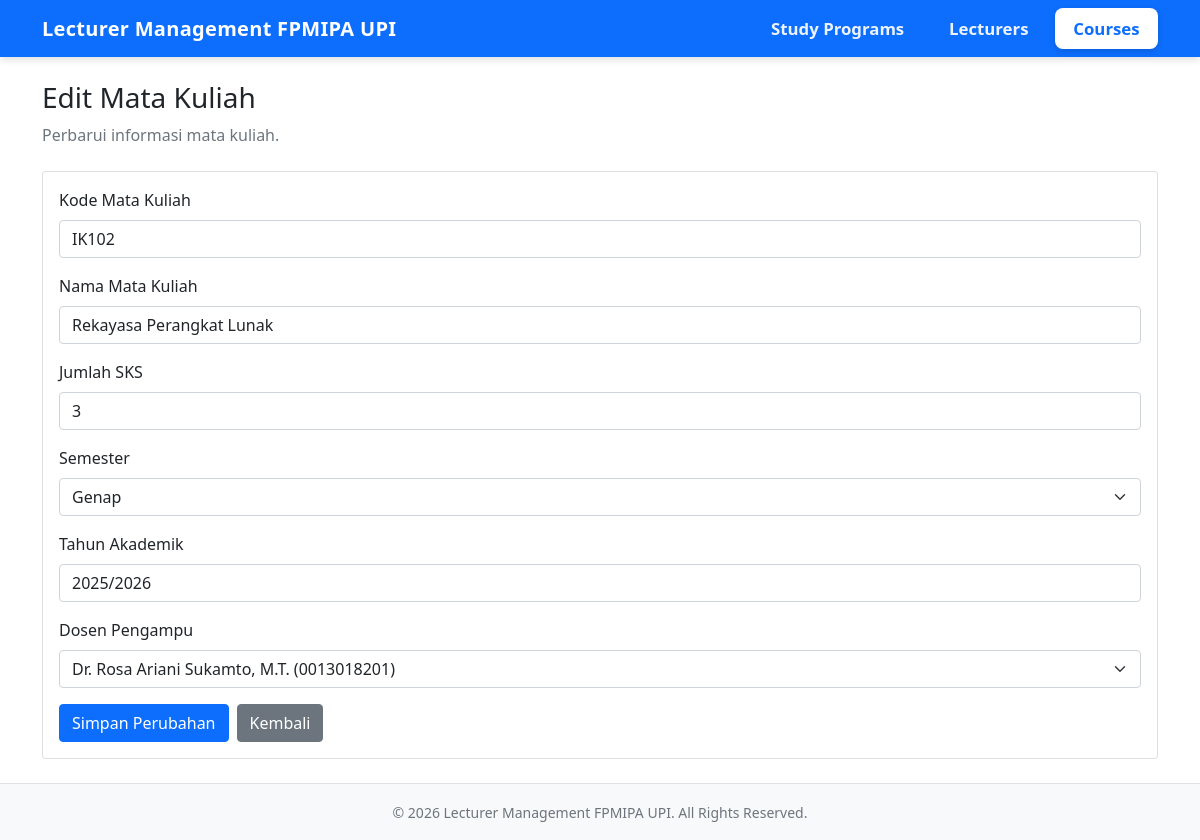
/?page=courses&action=edit&id=2, run on the app's committed database.
### tables this page shows
CREATE TABLE `courses` (
  `id` int(10) unsigned NOT NULL AUTO_INCREMENT,
  `lecturer_id` int(10) unsigned NOT NULL,
  `course_code` varchar(20) NOT NULL,
  `course_name` varchar(100) NOT NULL,
  `credits` int(11) NOT NULL,
  `semester` enum('Ganjil','Genap') NOT NULL,
  `academic_year` varchar(9) NOT NULL,
  PRIMARY KEY (`id`),
  UNIQUE KEY `course_code` (`course_code`),
  KEY `fk_courses_lecturer` (`lecturer_id`),
  CONSTRAINT `fk_courses_lecturer` FOREIGN KEY (`lecturer_id`) REFERENCES `lecturers` (`id`) ON UPDATE CASCADE,
  CONSTRAINT `chk_courses_credits` CHECK (`credits` between 1 and 6)
);

CREATE TABLE `lecturers` (
  `id` int(10) unsigned NOT NULL AUTO_INCREMENT,
  `name` varchar(100) NOT NULL,
  `nidn` varchar(30) NOT NULL,
  `phone` varchar(20) NOT NULL,
  `join_date` date NOT NULL,
  `study_program_id` int(10) unsigned NOT NULL,
  PRIMARY KEY (`id`),
  UNIQUE KEY `nidn` (`nidn`),
  KEY `fk_lecturers_study_program` (`study_program_id`),
  CONSTRAINT `fk_lecturers_study_program` FOREIGN KEY (`study_program_id`) REFERENCES `study_programs` (`id`) ON UPDATE CASCADE
);

### views/Template.php (called while the page is built, shortened)
<?php
class Template {
    public static function render($view, $data = [])
    {
        extract($data, EXTR_SKIP);
        $viewPath = ROOT_PATH . '/templates/' . $view . '.php';
        $realViewPath = realpath($viewPath);
        require ROOT_PATH . '/templates/layouts/header.php';
        require $realViewPath;
        require ROOT_PATH . '/templates/layouts/footer.php';
    }
}

### views/CourseView.php (called while the page is built, shortened)
<?php
require_once __DIR__ . '/Template.php';
class CourseView {
    public static function form($data)
    {
        Template::render('courses/form', $data);
    }
}

### controllers/CourseController.php (called while the page is built, shortened)
<?php
require_once __DIR__ . '/../models/Course.php';
require_once __DIR__ . '/../models/Lecturer.php';
require_once __DIR__ . '/../views/CourseView.php';
class CourseController {
    private $model;
    private $lecturerModel;
    public function __construct()
    {
        $this->model = new Course();
        $this->lecturerModel = new Lecturer();
    }
    public function edit($id)
    {
        $course = $this->model->getById($id);
        $lecturers = $this->lecturerModel->getAllForDropdown();
        CourseView::form([
            'pageTitle'  => 'Edit Mata Kuliah',
            'course'     => $course,
            'lecturers'  => $lecturers,
            'formAction' => BASE_URL . '/?page=courses&action=update&id=' . $id
        ]);
    }
}

### models/Database.php (called while the page is built, shortened)
<?php
class Database {
    private static $connection = null;
    public static function connect()
    {
        if (self::$connection !== null) {
            return self::$connection;
        }
        $dsn = 'mysql:host=' . DB_HOST . ';dbname=' . DB_NAME . ';charset=utf8mb4';
        try {
            self::$connection = new PDO($dsn, DB_USER, DB_PASS, [
                PDO::ATTR_ERRMODE => PDO::ERRMODE_EXCEPTION,
                PDO::ATTR_DEFAULT_FETCH_MODE => PDO::FETCH_ASSOC,
                PDO::ATTR_EMULATE_PREPARES => false
            ]);
            return self::$connection;
        } catch (PDOException $e) {
            error_log('Database Connection Error: ' . $e->getMessage());
            die('Koneksi database gagal. Periksa konfigurasi database dan pastikan server MySQL aktif.');
        }
    }
}

### models/Course.php (called while the page is built, shortened)
<?php
require_once __DIR__ . '/Database.php';
class Course {
    private $db;
    public function __construct()
    {
        $this->db = Database::connect();
    }
    public function getById($id)
    {
        $query = "SELECT
                    c.*,
                    l.name AS lecturer_name,
                    sp.program_name
                  FROM courses c
                  INNER JOIN lecturers l
                    ON c.lecturer_id = l.id
                  INNER JOIN study_programs sp
                    ON l.study_program_id = sp.id
                  WHERE c.id = :id";
        $statement = $this->db->prepare($query);
        $statement->execute(['id' => $id]);
        return $statement->fetch();
    }
}

### models/Lecturer.php (called while the page is built, shortened)
<?php
require_once __DIR__ . '/Database.php';
class Lecturer {
    private $db;
    public function __construct()
    {
        $this->db = Database::connect();
    }
    public function getAllForDropdown()
    {
        $query = "SELECT id, name, nidn
                  FROM lecturers
                  ORDER BY id DESC";
        $statement = $this->db->prepare($query);
        $statement->execute();
        return $statement->fetchAll();
    }
}

### templates/courses/form.php (the view, shortened to what this page needs)
<?php
$isEdit = !empty($course);
?>
<div class="mb-4">
    <h3><?= $isEdit ? 'Edit Mata Kuliah' : 'Tambah Mata Kuliah' ?></h3>
    <p class="text-muted mb-0">
        <?= $isEdit ? 'Perbarui informasi mata kuliah.' : 'Masukkan informasi mata kuliah baru.' ?>
    </p>
</div>
<div class="card">
    <div class="card-body">
        <form action="<?= htmlspecialchars($formAction) ?>" method="POST">
            <div class="mb-3">
                <label class="form-label">Kode Mata Kuliah</label>
                <input
                    type="text"
                    name="course_code"
                    class="form-control"
                    maxlength="20"
                    placeholder="Contoh: IK101"
                    value="<?= htmlspecialchars($course['course_code'] ?? '') ?>"
                    required
                >
            </div>
            <div class="mb-3">
                <label class="form-label">Nama Mata Kuliah</label>
                <input
                    type="text"
                    name="course_name"
                    class="form-control"
                    maxlength="100"
                    placeholder="Contoh: Algoritma dan Pemrograman"
                    value="<?= htmlspecialchars($course['course_name'] ?? '') ?>"
                    required
                >
            </div>
            <div class="mb-3">
                <label class="form-label">Jumlah SKS</label>
                <input
                    type="number"
                    name="credits"
                    class="form-control"
                    min="1"
                    max="6"
                    placeholder="Rentang 1 - 6"
                    value="<?= htmlspecialchars((string) ($course['credits'] ?? '')) ?>"
                    required
                >
            </div>
            <div class="mb-3">
                <label class="form-label">Semester</label>
                <select name="semester" class="form-select" required>
                    <option
                        value="Genap"
                        <?= ($course['semester'] ?? '') === 'Genap' ? 'selected' : '' ?>
                    >
                        Genap
                    </option>
                </select>
            </div>
            <div class="mb-3">
                <label class="form-label">Tahun Akademik</label>
                <input
                    type="text"
                    name="academic_year"
                    class="form-control"
                    placeholder="Contoh: 2025/2026"
                    pattern="[0-9]{4}/[0-9]{4}"
                    value="<?= htmlspecialchars($course['academic_year'] ?? '') ?>"
                    required
                >
            </div>
            <div class="mb-3">
                <label class="form-label">Dosen Pengampu</label>
                <select name="lecturer_id" class="form-select" required>
                    <?php foreach ($lecturers as $lecturer): ?>
                        <option
                            value="<?= (int) $lecturer['id'] ?>"
                            <?= (string) ($course['lecturer_id'] ?? '') === (string) $lecturer['id'] ? 'selected' : '' ?>
                        >
                            <?= htmlspecialchars($lecturer['name']) ?>
                            (<?= htmlspecialchars($lecturer['nidn']) ?>)
                        </option>
                    <?php endforeach; ?>
                </select>
            </div>
            <div class="d-flex gap-2">
                <button type="submit" class="btn btn-primary">
                    <?= $isEdit ? 'Simpan Perubahan' : 'Tambah Mata Kuliah' ?>
                </button>
                <a href="<?= BASE_URL ?>/?page=courses"
                   class="btn btn-secondary">
                    Kembali
                </a>
            </div>
        </form>
    </div>
</div>

### data on the page
courses: course_code "IK102", course_name "Rekayasa Perangkat Lunak", credits "3", semester "Genap", academic_year "2025/2026", lecturer_id "Dr. Rosa Ariani Sukamto, M.T. (0013018201)"

### other printed values
APP_NAME "Lecturer Management FPMIPA UPI"
